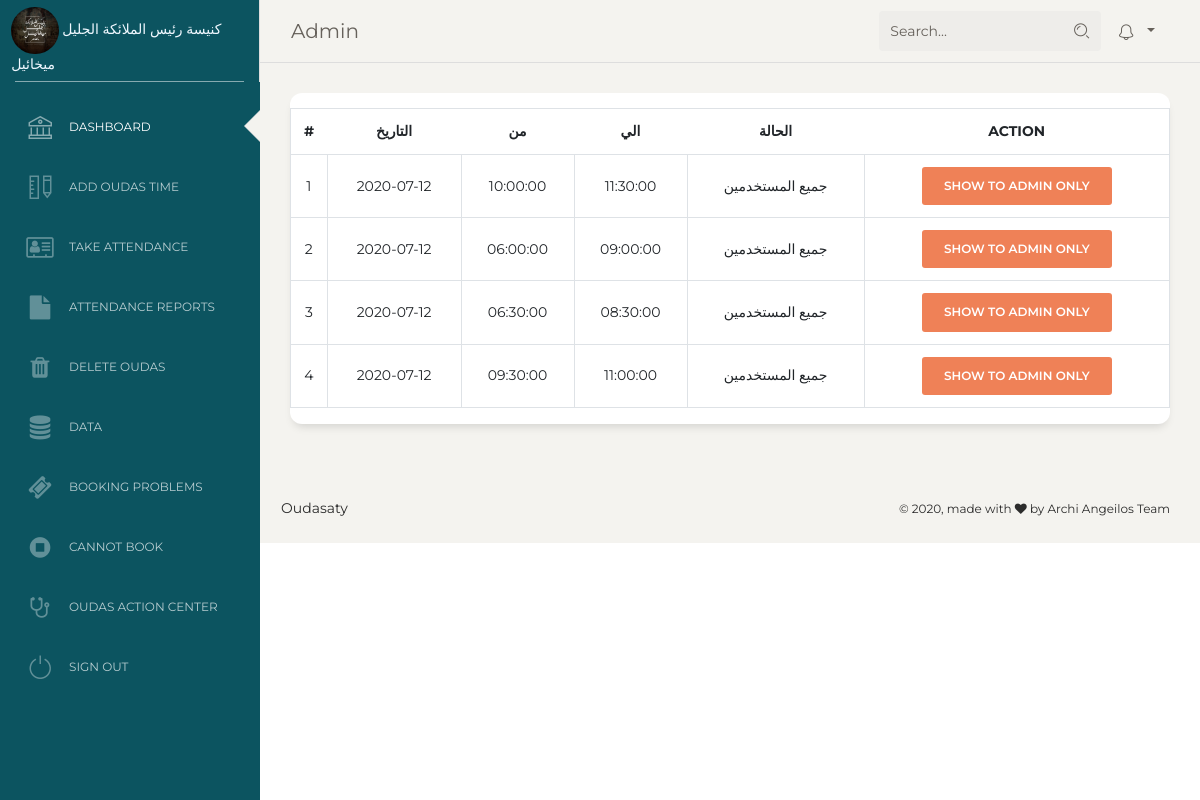
Page /Admin/Views/oudas_action_center.php (signed in) on the committed database.
### tables this page shows
CREATE TABLE `slots` (
  `slot_id` int(11) NOT NULL,
  `slot_date` date DEFAULT NULL,
  `slot_time` time DEFAULT NULL,
  `slot_time_to` time NOT NULL DEFAULT '00:00:00',
  `church` varchar(1) NOT NULL DEFAULT 'S',
  `number` int(11) NOT NULL DEFAULT 50,
  `priest` varchar(250) NOT NULL DEFAULT '0',
  `delivered_date` date DEFAULT NULL,
  `shamas` int(11) NOT NULL DEFAULT 0,
  `men` int(11) NOT NULL DEFAULT 0,
  `women` int(11) NOT NULL DEFAULT 0,
  `notes` varchar(1000) NOT NULL DEFAULT '0',
  `shown` varchar(1) NOT NULL DEFAULT 'N'
);

### Admin/Views/oudas_action_center.php (the view, shortened to what this page needs)
<?php
if(isset($_SESSION['username']) && !empty($_SESSION['username']) && $_SESSION['username'] == "Admin") {
    $db = new database();
    $connect = $db->connects;
    $today = date("Y-m-d");
    $status = "";
    ?>
    <!DOCTYPE html>
    <html lang="en">
    <head>
        <link href="https://maxcdn.bootstrapcdn.com/font-awesome/latest/css/font-awesome.min.css" rel="stylesheet">
        <link href="../assets/css/bootstrap.min.css" rel="stylesheet" />
        <link href="../assets/css/paper-dashboard.css?v=2.0.1" rel="stylesheet" />
        <link href="../assets/demo/demo.css" rel="stylesheet" />
    </head>
    <body class="">
    <div class="wrapper ">
        <?php include "Sidebar.php"; ?>
        <div class="main-panel" >
            <?php include "Navbar.php"; ?>
            <div class="content">
                <form method="get" action="../../Controller/DeleteAccount.php">
                    <div class="row">
                        <div class="col-12">
                            <div class="card card-stats">
                                <div class="card-body ">
                                    <div class="row" style="overflow:auto;">
                                        <?php
                                        $sql = "SELECT * from slots  ";
                                        $result = mysqli_query($connect,$sql);
                                        ?>
                                        <table class="table table-bordered"  id="tabledata"  style="text-align:center;">
                                            <thead>
                                            <tr>
                                                <th scope="col">#</th>
                                                <th scope="col">التاريخ</th>
                                                <th scope="col"> من</th>
                                                <th scope="col"> الي</th>
                                                <th scope="col"> الحالة</th>
                                                <th scope="col">Action</th>
                                            </tr>
                                            </thead>
                                            <?php
                                            if($result->num_rows>0)
                                            {
                                                $count =0;
                                                while($row = $result->fetch_assoc())
                                                {
                                            if($today < $row["slot_date"]) {
                                                $count++;
                                                if($row["shown"] == 'N')
                                                {
                                                    $status = "الادمن فقط";
                                                }
                                                else if($row["shown"] == 'Y')
                                                {
                                                    $status = " جميع المستخدمين";
                                                }
                                                ?>
                                                <tr>
                                                    <td><?php echo $count ?></td>
                                                    <td><?php echo $row["slot_date"] ?></td>
                                                    <td><?php echo $row["slot_time"] ?></td>
                                                    <td><?php echo $row["slot_time_to"] ?></td>
                                                    <td><?php echo $status ?></td>
                                                    <?php
                                                    if($row["shown"] == 'N') {
                                                        ?>
                                                        <td>
                                                            <a href="../../Controller/oudas_action_controller.php?id=<?php echo $row["slot_id"] ?>&status=Y"><input
                                                                    type="button" name="del" value="Show To users"
                                                                    class="btn btn-success"/></a></td>
                                                        <?php
                                                    }
                                           else if($row["shown"] == 'Y') {
                                               ?>
                                               <td>
                                                   <a href="../../Controller/oudas_action_controller.php?id=<?php echo $row["slot_id"] ?>&status=N"><input
                                                           type="button" name="del" value="Show To Admin only"
                                                           class="btn btn-danger"/></a></td>
                                                <?php
                                            }
                                                ?>
                                                </tr>
                                                <?php
                                            }
                                                }
                                            }
                                            ?>
                                        </table>
                                    </div>
                                </div>
                            </div>
                        </div>
                    </div>
                </form>
            </div>
            <?php include 'footer.php';?>
        </div>
    </div>
    </body>
    </html>
    <?php
}
else
{
    header('Location: ../../index.php');
}
?>

### rows in the picture
slots: slot_date "2020-07-12", slot_time "10:00:00", slot_time_to "11:30:00", shown "جميع المستخدمين"
slots: slot_date "2020-07-12", slot_time "06:00:00", slot_time_to "09:00:00", shown "جميع المستخدمين"
slots: slot_date "2020-07-12", slot_time "06:30:00", slot_time_to "08:30:00", shown "جميع المستخدمين"
slots: slot_date "2020-07-12", slot_time "09:30:00", slot_time_to "11:00:00", shown "جميع المستخدمين"

### other values in the picture
$_SESSION["username"] "Admin"
